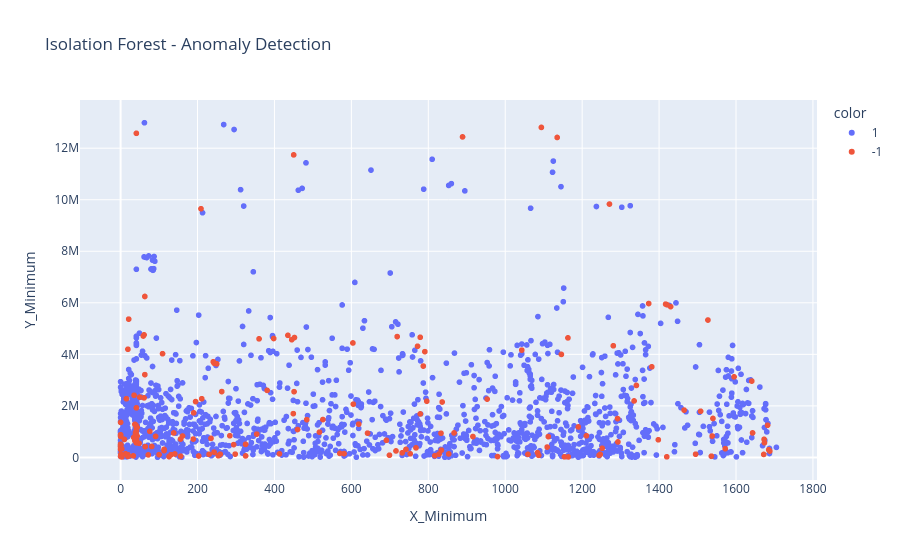

Write notebook code for a chart like this one.
### Code cell
if "Fault_Type" in df.columns:
    X = df.drop(columns=fault_columns + ["Fault_Type"])
else:
    X = df.drop(columns=fault_columns)

# Isolation Forest
iso_forest = IsolationForest(contamination=0.1, random_state=42)
df["anomaly"] = iso_forest.fit_predict(X)

# Chọn 2 feature để trực quan hóa
feature_x = "X_Minimum"
feature_y = "Y_Minimum"

fig8 = px.scatter(
    df,
    x=feature_x,
    y=feature_y,
    color=df["anomaly"].astype(str),
    title="Isolation Forest - Anomaly Detection",
    labels={feature_x: feature_x, feature_y: feature_y},
)

fig8.show()

### Figure 1 — Plotly figure (JSON) as saved in the notebook; plotly's stock layout.template omitted (floating-point values rounded to 4 significant figures; data arrays with more than 128 entries replaced by an {"elided": "..."} marker saying what was removed)
{"data": [{"hovertemplate": "color=1<br>X_Minimum=%{x}<br>Y_Minimum=%{y}<extra></extra>", "legendgroup": "1", "marker": {"color": "#636efa", "symbol": "circle"}, "mode": "markers", "name": "1", "showlegend": true, "type": "scattergl", "x": {"elided": "1747 int values"}, "xaxis": "x", "y": {"elided": "1747 int values"}, "yaxis": "y"}, {"hovertemplate": "color=-1<br>X_Minimum=%{x}<br>Y_Minimum=%{y}<extra></extra>", "legendgroup": "-1", "marker": {"color": "#EF553B", "symbol": "circle"}, "mode": "markers", "name": "-1", "showlegend": true, "type": "scattergl", "x": {"elided": "194 int values"}, "xaxis": "x", "y": {"elided": "194 int values"}, "yaxis": "y"}], "layout": {"legend": {"title": {"text": "color"}, "tracegroupgap": 0}, "title": {"text": "Isolation Forest - Anomaly Detection"}, "xaxis": {"anchor": "y", "domain": [0, 1], "title": {"text": "X_Minimum"}}, "yaxis": {"anchor": "x", "domain": [0, 1], "title": {"text": "Y_Minimum"}}}}
